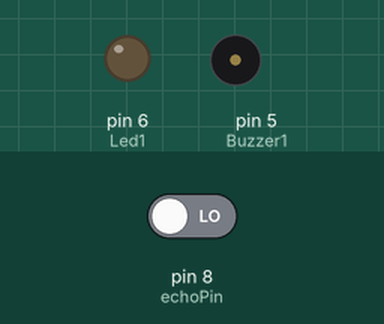
Simulated run of this sketch. Board: Arduino Uno, built with avr-gcc and run on an emulated ATmega328P. Parts: output pins drawn as LEDs (lit = HIGH), buzzer (waves = sounding, pin HIGH). Inputs (shaded band) come from the test bench; at power-on: pin 8 (echoPin) LOW. Pins used as bus, display or sensor lines are not drawn.

Above: at 0.5 s.
At 1.8 s:
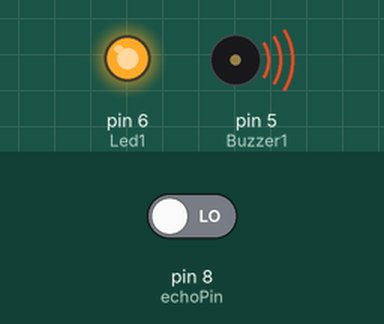
Timing chart, 0 to 3.0 s (numbered marks = the images above):
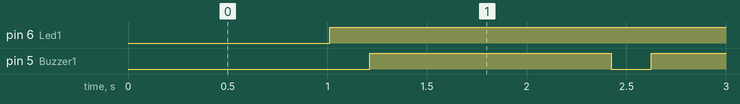

Measured:
- by itself, pin 6 (Led1): LOW → HIGH at 1.0 s
- by itself, pin 5 (Buzzer1): alternates HIGH for 1.2 s and LOW for 0.20 s

The sketch:

stick.ino
```cpp
/*
 * make a smart stick that helps the Blind
 */
#define trigPin 9
#define echoPin 8
#define Buzzer1 5  //active
#define Led1 6     //Vibration


int sound = 100;


void setup() {
  Serial.begin(9600);
  pinMode(trigPin, OUTPUT);
  pinMode(echoPin, INPUT);
  pinMode(Buzzer1, OUTPUT);
  pinMode(Led1, OUTPUT);
}

void loop() {
  Serial.begin(9600);

  long duration, distance;
  digitalWrite(trigPin, LOW);
  delay(2);
  digitalWrite(trigPin, HIGH);
  delay(10);
  digitalWrite(trigPin, LOW);
  duration = pulseIn(echoPin, HIGH);
  distance = duration * 0.034 / 2;
  digitalWrite(Buzzer1, LOW);
  digitalWrite(Led1, LOW);

  if (distance <= 40) {
    digitalWrite(Led1, HIGH);
    delay(200);
    digitalWrite(Buzzer1, HIGH);
    delay(200);

  }
}
```
